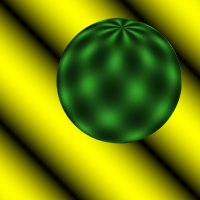
%> input picture Assignment3/sphere1.ppm, 200 x 200 px; the run also reads 2 pictures not shown here
$ octave Test_lucas.m   (GNU Octave 9; MATLAB toolbox functions it lacks are replaced by stand-ins)
%> lines starting %> are read from the running program, lines starting %| are printed output that depends on the picture
### Assignment3/Kanade.m
function [ centers, V ] = Kanade(img1, img2, supressPlots)
% KANADE Optical flow estimation
%
% INPUT
% img1: baseline image
% img2: second image to find optical flow
% suppressPlots: if true will not plot
%
% OUTPUT
% out: original picture with optical flow vectors
    if size(img1,3) ~= 3,
      img1Grey = img1;
      img2Grey = img2;
    else
      img1Grey = double(rgb2gray(img1));
      img2Grey = double(rgb2gray(img2));
    end

    img1Grey = img1Grey / 255;
    img2Grey = img2Grey / 255;
    img_size = size(img1Grey);
    region_size = 15;
    region_count = floor(img_size / region_size);

    % 1. divide picture in non-overlapping regions
    % region = region_size x region_size;
    [A1, regions1] = createRegion(img1Grey, region_size);
    [A2, regions2] = createRegion(img2Grey, region_size);

    % compute I_t, transpose(A)
    I_t = regions2 - regions1;
    A_t = permute(A1, [1 3 2]);
    b_temp = - I_t;

    % reshape b
    b = zeros(region_count(1) * region_count(2), region_size ^ 2, 1);
    for i = 1 : region_count(1) * region_count(2),
        index = 1;
        for j = 1 : region_size,
            for k = 1 : region_size,
                b(i, index,1) = b_temp(i, j, k);
                index = index + 1;
            end
        end
    end

    % compute v according to equation 20
    inverse = zeros(region_count(1) * region_count(2), 2, 2);
    c = zeros(region_count(1) * region_count(2), 2, 2);
%     temp = zeros(region_count ^ 2, region_size ^ 2, 2);
    v = zeros(region_count(1) * region_count(2), 2); % wrong shape in this case
    for i=1:region_count(1) * region_count(2),
        first = reshape(A_t(i, :, :), 2, region_size ^ 2);
        second = reshape(A1(i, :, :),region_size ^ 2,2);
        c(i, :, :) = first * second;
        inverse(i, :, :) = pinv(reshape(c(i, :, :), 2, 2));
        temp(i, :, :) = reshape(inverse(i, :, :), 2, 2) *...
            reshape(A_t(i, :, :), 2, region_size ^ 2);

        v(i, :, :) = reshape(temp(i, :, :), 2, region_size ^ 2) *...
            reshape(b(i, :, :), region_size ^ 2,1);
    end

    % reshape v to 13x13 regions
    V = zeros(region_count(1), region_count(2), 2);
    index = 1;
    for i = 1 : region_count(1),
        for j = 1 : region_count(2),
            V(i, j, :) = v(index, :);
            index = index + 1;
        end
    end

    % create matrix with the same size of v_reshaped, but with coordinates
    % of of center of regions

    % the region centers, used for plotting
    centers = zeros(region_count(1), region_count(2), 2);
    for i = 1:region_count(1),
        for j = 1:region_count(2),
            xCenter = ((j-1) * region_size) + region_size/2;
            yCenter = ((i-1) * region_size) + region_size/2;
            centers(i, j, 1) = xCenter;
            centers(i, j, 2) = yCenter;
        end
    end

    % Plot
    if ~supressPlots,
      figure;
      imshow(img1Grey);
      hold on
      quiver(centers(:, :, 1), centers(:, :, 2), V(:, :, 1), V(:, :, 2));
      hold off
      set(gca,'YDir','reverse');
    end
end

### Assignment3/createRegion.m
function [A, regions] = createRegion(img, region_size)
% CREATEREGION process given image to return compounds needed for flow
%
% INPUT
% img
% region_size: size of region in pixels
%
% OUTPUT
% A: matrix A of equation (18)
% regions: matrix containing region_size x region_size images (regions)
  img_size = size(img);
  sigma = 2;
  % compute Gaussian & Gaussian derivative
  G  = gaussian(sigma);
  Gd = gaussianDer(G, sigma);
  % compute derivatives of the whole image
  Image_x = conv2(G, Gd, img);
  Image_x = Image_x(sigma:img_size(1) + sigma, sigma:img_size(2) + sigma);
  Image_y = conv2(Gd, G, img);
  Image_y = Image_y(sigma:img_size(1) + sigma, sigma:img_size(2) + sigma);

  % divide picture in non-overlapping regions
  region_size = 15;
  region_count = floor(img_size / region_size);
  regions = zeros(region_count(1) * region_count(2), region_size, region_size);
  I_x = zeros(region_count(1) * region_count(2), region_size, region_size);
  I_y = zeros(region_count(1) * region_count(2), region_size, region_size);
  index = 1;
  for j=1:region_count(1),
    for i = 1:region_count(2),
      xUpLeft = ((j-1) * region_size) + 1;
      xUpRight = xUpLeft + region_size - 1;
      yUpLeft = ((i-1) * region_size) + 1;
      yDownRight = yUpLeft + region_size - 1;

      ixregion = Image_x(xUpLeft:xUpRight, yUpLeft:yDownRight);
      iyregion = Image_y(xUpLeft:xUpRight, yUpLeft:yDownRight);
      region = img(xUpLeft:xUpRight, yUpLeft:yDownRight);

      regions(index, :, :) = region;
      I_x(index, :, :) = ixregion;
      I_y(index, :, :) = iyregion;
      index = index + 1;
    end
  end
  % compute A
  A = zeros(region_count(1) * region_count(2), region_size ^ 2, 2);

  for i = 1 : region_count(1) * region_count(2),
    index = 1;
    for j = 1 : region_size,
      for k = 1 : region_size,
        A(i, index,1) = I_x(i, j, k);
        A(i, index,2) = I_y(i, j, k);
        index = index + 1;
      end
    end
  end
end

### Assignment3/gaussian.m
% Part 1.1
function G = gaussian(sigma)
  filterSize = 2 * sigma + 1;

  G = zeros(1, filterSize);
  filterRange = -sigma:sigma;

  index = 1;
  for x = filterRange,
    G(index) = ( 1/( sigma*sqrt( 2*pi ) ) * exp ( -(x^2) / ( 2 * sigma^2 )));
    index = index + 1;
  end
end

### Assignment3/gaussianDer.m
% function Gd = gaussianDer(G,sigma)
% Computes the derivative of a given gaussian
%
% INPUT
% G: Gaussian function
% sigma: sigma of the gaussian G
%
% OUTPUT
% Gd:   Gaussian derivative
function Gd = gaussianDer(G, sigma)
  Gd = zeros(1, 2*sigma + 1);

  index = 1;
  for x = -sigma:sigma,
    Gd(index) = G(index) * (-x / sigma^2);
    index = index + 1;
  end
end

### Assignment3/Test_lucas.m
img1 = imread('sphere1.ppm');
%> img1 is the input picture: size 200x200x3 uint8; mean R, G, B 117.1, 134, 5.8
img2 = imread('sphere2.ppm');
img3 = double(imread('synth1.pgm'));
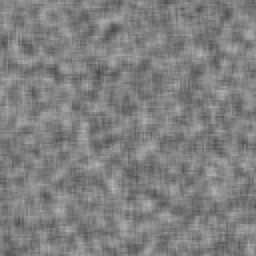
%> input picture Assignment3/synth1.pgm, 128 x 128 px (shown 2 times larger)
%> img3: size 128x128 double; min 74, max 183, mean 127.6; mean of the top-left, top-right, bottom-left and bottom-right quarters 128.9, 127.1, 127.5, 126.8
img4 = double(imread('synth2.pgm'));
%> img4: size 128x128 double; min 78, max 174, mean 127.6; mean of the top-left, top-right, bottom-left and bottom-right quarters 128.9, 127, 127.5, 127
[ centers, V ] = Kanade(img1, img2, 0);
%> in createRegion, `Image_y = Image_y(sigma:img_size(1) + sigma, sigma:img_size(2) + sigma);`:
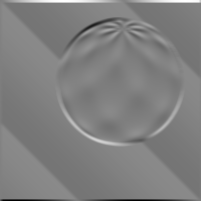
%> Image_y: size 201x201 double; min -0.0732, max 0.0732, mean 0.000239; mean of the top-left, top-right, bottom-left and bottom-right quarters 0.00116, 0.00052, -0.000759, 4.19e-05; drawn with min black and max white
%> after the loop in createRegion, `for j=1:region_count(1),`: index = 170
%> after the loop in Kanade, `for i = 1 : region_count(1) * region_count(2),`:
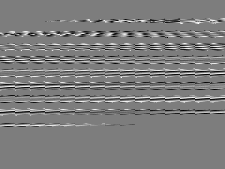
%> b: size 169x225 double; min -0.11, max 0.114, mean -5.75e-05; drawn with min black and max white
%> after the loop in Kanade, `for i=1:region_count(1) * region_count(2),`: v = 169 rows, first 12: [0 0; 0 0; 0 0; 0 0; 0 0; 0 0; 0 0; 0 0; 0 0; 0 0; 0 0; 0 0]
%> after the loop in Kanade, `for i = 1 : region_count(1),`: index = 170
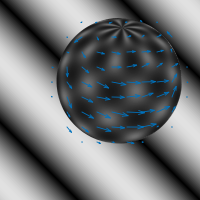
%> figure redrawn from the program's plot data
[ centers, V ] = Kanade(img3, img4, 0);
%> call 2 of Kanade, with supressPlots = 0
%> call 3 of createRegion, with region_size = 15
%> in createRegion (call 3), `Image_y = Image_y(sigma:img_size(1) + sigma, sigma:img_size(2) + sigma);`:
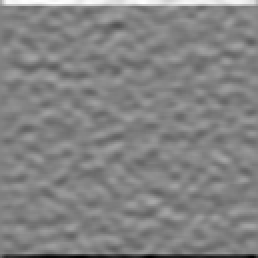
%> Image_y: size 129x129 double (shown 2 times larger); min -0.0495, max 0.0474, mean 0.000313; drawn with min black and max white
%> after the loop in createRegion (call 3), `for j=1:region_count(1),`: index = 65
%> after the loop in Kanade (call 2), `for i = 1 : region_count(1) * region_count(2),`:
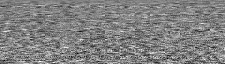
%> b: size 64x225 double; min -0.137, max 0.133, mean -6.05e-05; drawn with min black and max white
%> after the loop in Kanade (call 2), `for i=1:region_count(1) * region_count(2),`: v = 64 rows, first 12: [-0.11 0.027; -0.21 0.136; -0.231 0.0516; 1.05 0.066; 0.37 0.149; 1.02 0.166; 1.11 -0.0987; 1.52 0.193; -0.00837 1.73; -0.73 1.9; -0.359 2.33; -0.543 2.93]
%> after the loop in Kanade (call 2), `for i = 1 : region_count(1),`: index = 65
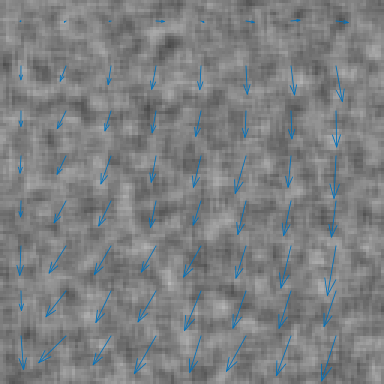
%> figure redrawn from the program's plot data; shown 3 times larger
